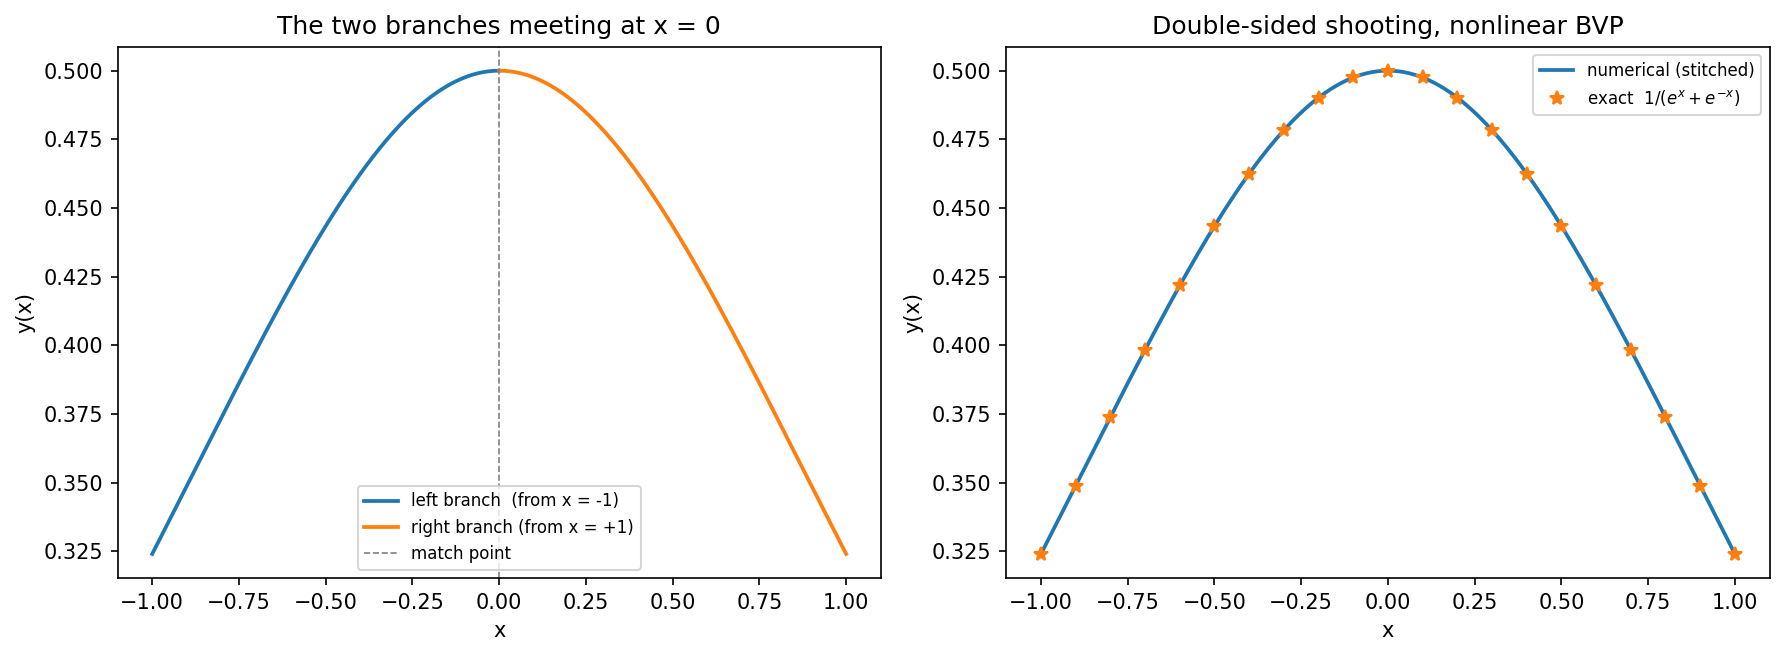

Source code (Python):
"""
Worksheet 7, Problem 2(b)  --  Python 3 corrected version of p2b.py

Solve the nonlinear boundary value problem

        y''(x) = -y(x) + 2 (y'(x))^2 / y(x),     x in [-1, 1]
        y(1) = y(-1) = 1/(e + 1/e) = y0

by shooting from BOTH ends and matching at x = 0.
Exact solution: y(x) = 1 / (e^x + e^-x).

Changes made relative to the original p2b.py
--------------------------------------------
1. The function packed two scalars and two arrays into one
   np.array([y[-4], y2[-4], y, y2]).  NumPy allowed this as an object array
   before 1.24 and raises ValueError now, so the script crashes outright on
   any current NumPy.  Results are returned as a tuple instead.
2. The matching was degenerate.  The left branch was launched with slope +c
   and the right branch with slope -c -- a single unknown -- and the ODE is
   invariant under x -> -x, so the two branches were exact mirror images for
   EVERY c and their values at the midpoint agreed automatically.  The
   condition being "solved" was satisfied identically, so the iteration was
   not determining anything.
   This version treats the two slopes as INDEPENDENT unknowns (sL, sR) and
   matches BOTH the value and the derivative at x = 0 -- two equations in
   two unknowns, which is what double-sided shooting means.  It is solved
   with a hand-written 2x2 Newton iteration using a finite-difference
   Jacobian.
3. The match was taken at index -4 rather than at the midpoint, for no
   stated reason.  Both branches now stop exactly at x = 0.
4. Only the value was matched, never the derivative, so the reconstructed
   solution could have had a kink at the join.  Both are matched now, and
   the residual jump in y and y' at x = 0 is printed.
5. y sits in a denominator, so a trial trajectory crossing zero makes the
   right-hand side diverge.  The integrator now detects that instead of
   silently returning inf or nan.

Algorithms are hand written: RK4, the 2x2 linear solve and the Newton
iteration are all implemented here.

Why match two conditions
------------------------
Each half of the interval is an initial value problem with one free
parameter (the slope at its own outer boundary).  Two free parameters need
two matching conditions, and continuity of the solution at the join requires
both  y_L(0) = y_R(0)  and  y_L'(0) = y_R'(0).  Matching only the value
would leave the derivative free and admit a kinked "solution".
"""

import numpy as np
import matplotlib.pyplot as plt


X_LEFT, X_RIGHT, X_MATCH = -1.0, 1.0, 0.0
Y_BOUNDARY = 1.0 / (np.exp(1.0) + np.exp(-1.0))
N_HALF = 201          # grid points on each half of the interval


def f_y(v):
    """dy/dx = v"""
    return v


def f_v(y, v):
    """dv/dx = -y + 2 v^2 / y"""
    return -y + 2.0 * v ** 2 / y


def integrate(x_start, x_end, slope, n=N_HALF):
    """
    RK4 from x_start to x_end with y(x_start) = y0 and y'(x_start) = slope.

    dx is signed, so this integrates rightwards when x_end > x_start and
    leftwards when x_end < x_start -- which is exactly what the right-hand
    branch needs.

    Returns (x, y, v, ok); ok is False if y came too close to zero.
    """
    x = np.linspace(x_start, x_end, n)
    dx = x[1] - x[0]

    y = np.zeros(n)
    v = np.zeros(n)
    y[0], v[0] = Y_BOUNDARY, slope

    for i in range(n - 1):
        if abs(y[i]) < 1e-12:
            return x, y, v, False

        k1y = f_y(v[i])
        k1v = f_v(y[i], v[i])

        k2y = f_y(v[i] + 0.5 * dx * k1v)
        k2v = f_v(y[i] + 0.5 * dx * k1y, v[i] + 0.5 * dx * k1v)

        k3y = f_y(v[i] + 0.5 * dx * k2v)
        k3v = f_v(y[i] + 0.5 * dx * k2y, v[i] + 0.5 * dx * k2v)

        k4y = f_y(v[i] + dx * k3v)
        k4v = f_v(y[i] + dx * k3y, v[i] + dx * k3v)

        y[i + 1] = y[i] + dx * (k1y + 2.0 * k2y + 2.0 * k3y + k4y) / 6.0
        v[i + 1] = v[i] + dx * (k1v + 2.0 * k2v + 2.0 * k3v + k4v) / 6.0

    return x, y, v, True


def branches(sL, sR):
    """Integrate both halves inward to x = 0 with the given outer slopes."""
    xL, yL, vL, okL = integrate(X_LEFT, X_MATCH, sL)
    xR, yR, vR, okR = integrate(X_RIGHT, X_MATCH, sR)
    return (xL, yL, vL), (xR, yR, vR), (okL and okR)


def mismatch(sL, sR):
    """
    The two matching conditions at x = 0, as a length-2 vector:
        [ y_L(0) - y_R(0),  y_L'(0) - y_R'(0) ]
    Driving both to zero is what double-sided shooting has to achieve.
    """
    (xL, yL, vL), (xR, yR, vR), ok = branches(sL, sR)
    if not ok:
        return np.array([np.nan, np.nan])
    return np.array([yL[-1] - yR[-1], vL[-1] - vR[-1]])


def solve_2x2(a, b):
    """
    Solve the 2x2 system a @ z = b by Cramer's rule, written out by hand.
    No linear algebra routine is imported.
    """
    det = a[0, 0] * a[1, 1] - a[0, 1] * a[1, 0]
    if det == 0.0:
        raise RuntimeError("singular Jacobian in the Newton step")
    z0 = (b[0] * a[1, 1] - a[0, 1] * b[1]) / det
    z1 = (a[0, 0] * b[1] - b[0] * a[1, 0]) / det
    return np.array([z0, z1])


def newton_2d(sL, sR, tol=1e-12, max_iter=60, h=1e-7):
    """
    Two-dimensional Newton iteration on (sL, sR) with a finite-difference
    Jacobian.  Hand written; no root finder is imported.
    """
    for it in range(1, max_iter + 1):
        F = mismatch(sL, sR)
        if not np.all(np.isfinite(F)):
            raise RuntimeError("a trial trajectory diverged at "
                               "(sL, sR) = (%.6g, %.6g)" % (sL, sR))
        if np.max(np.abs(F)) < tol:
            return sL, sR, F, it

        # finite-difference Jacobian, column by column
        J = np.zeros((2, 2))
        J[:, 0] = (mismatch(sL + h, sR) - F) / h
        J[:, 1] = (mismatch(sL, sR + h) - F) / h

        step = solve_2x2(J, -F)
        sL += step[0]
        sR += step[1]

    return sL, sR, mismatch(sL, sR), max_iter


def exact(x):
    """y(x) = 1 / (e^x + e^-x)"""
    return 1.0 / (np.exp(x) + np.exp(-x))


def main():
    # start from slopes of opposite sign, which is what the symmetry of the
    # problem suggests -- but they are free to move independently from here
    sL, sR, F, iters = newton_2d(0.2, -0.2)

    (xL, yL, vL), (xR, yR, vR), _ = branches(sL, sR)

    # stitch the two halves: the right branch was integrated leftwards, so
    # it is reversed, and its first point duplicates the join
    x = np.concatenate((xL, xR[::-1][1:]))
    y = np.concatenate((yL, yR[::-1][1:]))

    h = 1e-6
    slope_exact_L = (exact(X_LEFT + h) - exact(X_LEFT - h)) / (2.0 * h)

    print("Shooting from both ends,  y'' = -y + 2 y'^2 / y  on [-1, 1]")
    print("boundary value y(+-1)  = %.10f" % Y_BOUNDARY)
    print("points per half        = %d  (dx = %.6f)" % (N_HALF, xL[1] - xL[0]))
    print("Newton iterations      = %d" % iters)
    print("left  slope y'(-1)     = %+.10f   (exact %+.10f)"
          % (sL, slope_exact_L))
    print("right slope y'(+1)     = %+.10f   (exact %+.10f)"
          % (sR, -slope_exact_L))
    print("mismatch at x = 0:  dy = %.3e   dy' = %.3e" % (F[0], F[1]))
    print("rms error vs exact     = %.3e"
          % np.sqrt(np.mean((y - exact(x)) ** 2)))

    fig, ax = plt.subplots(1, 2, figsize=(12, 4.5))

    ax[0].plot(xL, yL, lw=1.8, label="left branch  (from x = -1)")
    ax[0].plot(xR, yR, lw=1.8, label="right branch (from x = +1)")
    ax[0].axvline(X_MATCH, ls="--", lw=0.8, color="grey", label="match point")
    ax[0].set_xlabel("x")
    ax[0].set_ylabel("y(x)")
    ax[0].set_title("The two branches meeting at x = 0")
    ax[0].legend(fontsize=8)

    ax[1].plot(x, y, lw=1.8, label="numerical (stitched)")
    ax[1].plot(x[::20], exact(x[::20]), "*", ms=7,
               label="exact  $1/(e^x+e^{-x})$")
    ax[1].set_xlabel("x")
    ax[1].set_ylabel("y(x)")
    ax[1].set_title("Double-sided shooting, nonlinear BVP")
    ax[1].legend(fontsize=8)

    fig.tight_layout()
    plt.show()


if __name__ == "__main__":
    main()
